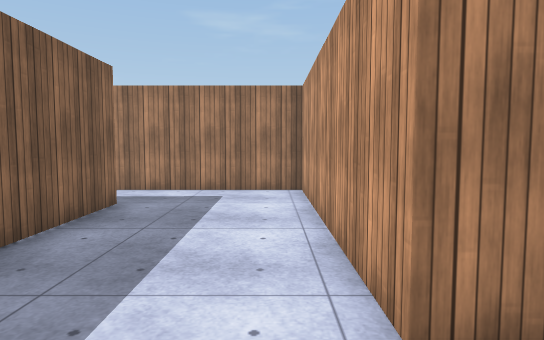
View 1 (above)

17 first-person views from a walk through a scene from a Unity 3-D project. The camera is 1.3 m above the floor, tilts 4° down and sees 75° across. The floor is counted in squares, 1 m on a side. Each view is taken from the middle of a square. On the plan, view 1 faces up. The plan holds only what a view shows up to about 15 squares ahead; the rest is blank. The place goes on beyond the plan. The player is left out. Surface patterns are stand-ins for the level's own textures.

View 2
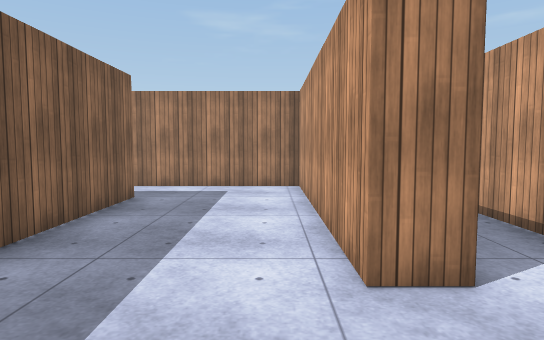

View 3
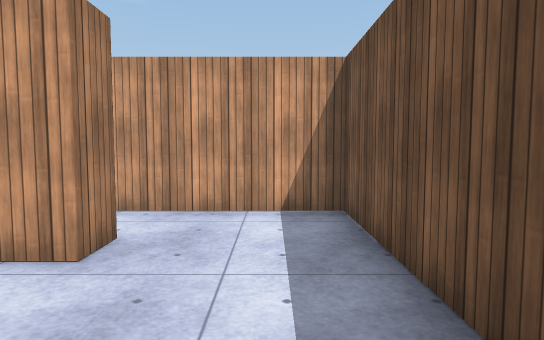

View 4
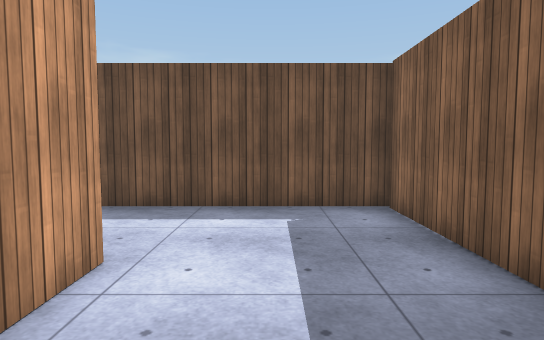

View 5
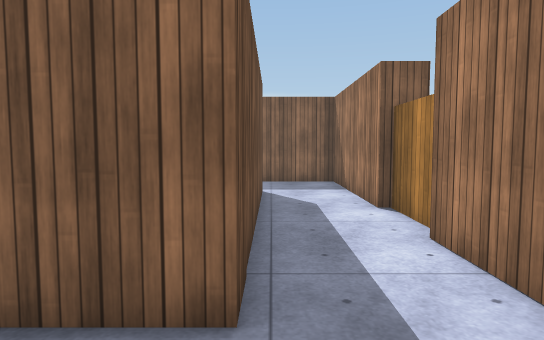

View 6
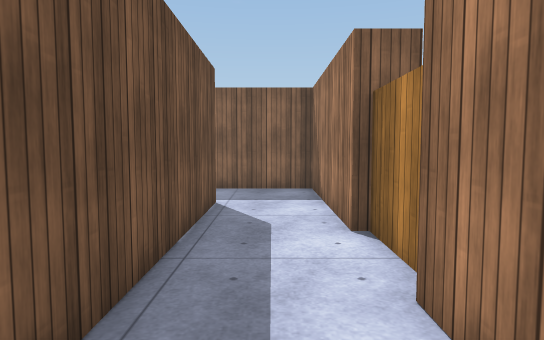

View 7
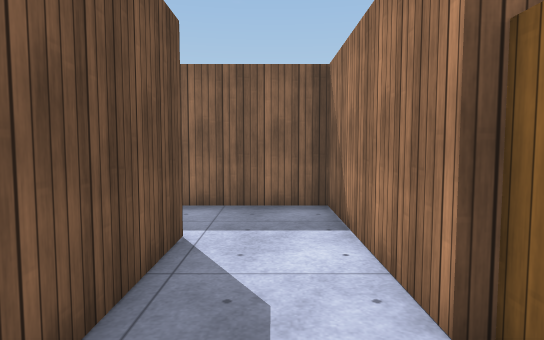

View 8
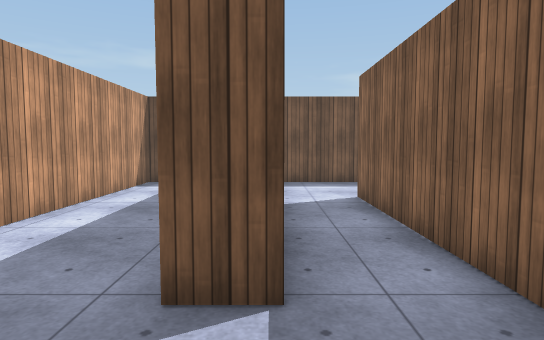

View 9
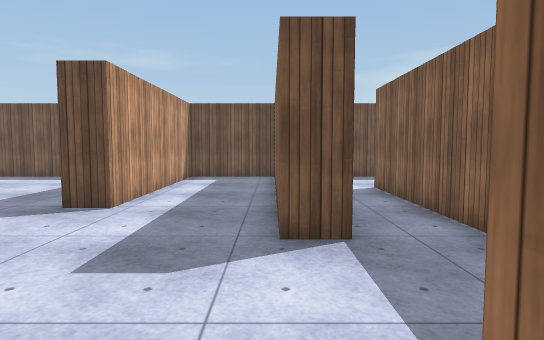

View 10
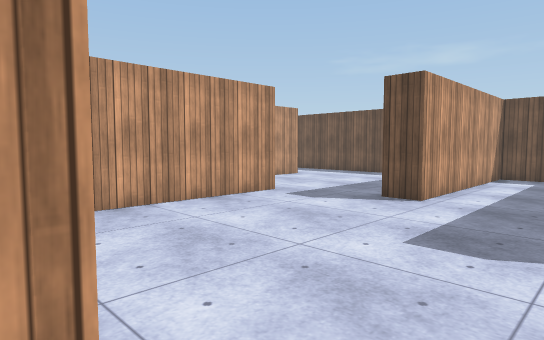

View 11
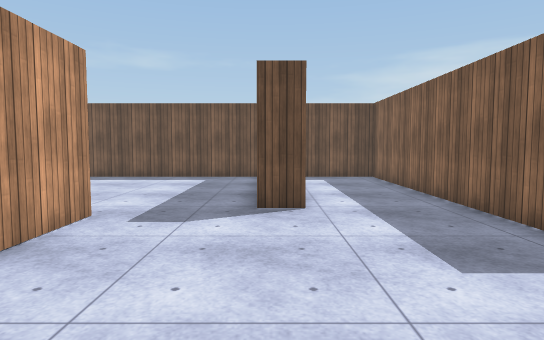

View 12
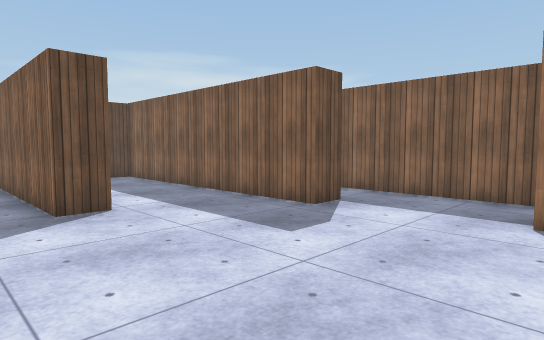

View 13
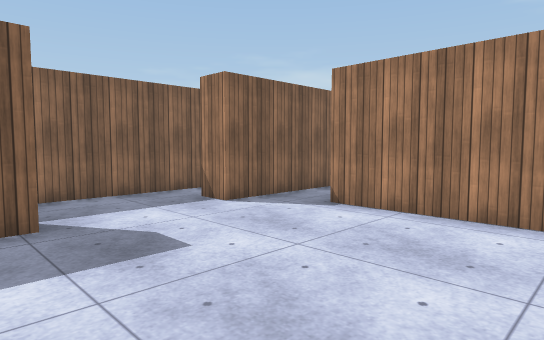

View 14
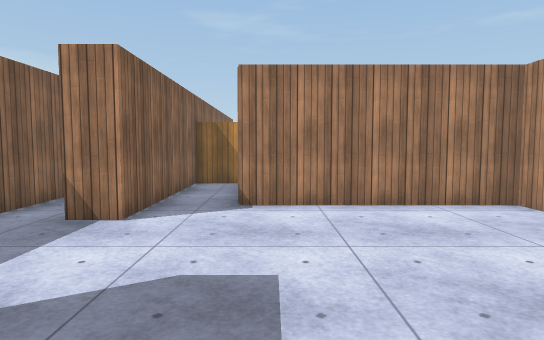

View 15
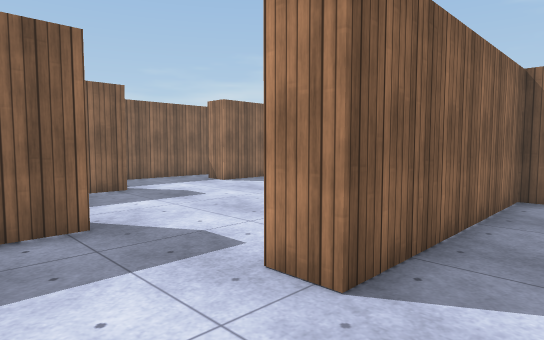

View 16
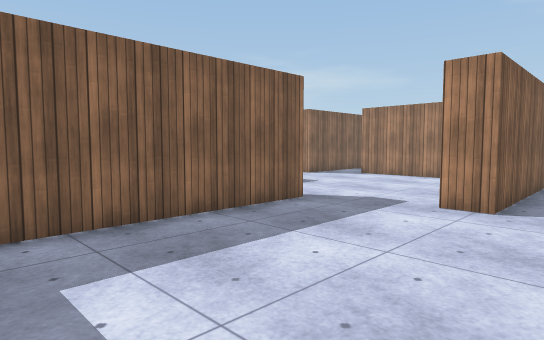

View 17
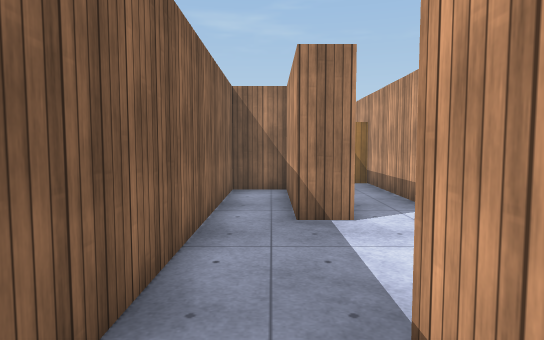

### Floor plan
Ten units are one square. View 1 is at (0, 0); x grows to the right and y downward. Boxes are objects, and circles mark ways between rooms. Rooms are numbered by the first view taken in them; rooms with no view inside come last. Other rooms are left out.
<svg viewBox="-140 -186 300 205">
<path fill="none" stroke="#000" d="M19 -22 9 -22 9 -102 -59 -102M-56 -77 -34 -77 -34 14 39 14 39 -25M-82 -102 -135 -102 -135 -85M-110 -77 -56 -77M-64 -105 -84 -105M123 -66 123 -136 63 -136 63 -181 44 -181 44 -121 34 -121 34 -160M39 -25 39 -82 49 -82 49 14 83 14 83 -58 93 -58M35 -163 19 -163 19 -22M93 -58 93 4M96 14 155 14M139 -136 133 -136 133 -66 123 -66"/>
<circle cx="-50" cy="-90" r="3" fill="#2a7"/>
<circle cx="30" cy="-30" r="3" fill="#2a7"/>
<circle cx="105" cy="-55" r="3" fill="#2a7"/>
<text x="-10" y="-30">1</text>
<text x="-90" y="-90">2</text>
<text x="70" y="-90">3</text>
<text x="130" y="-40">4</text>
</svg>
Room 1 opens to room 2. Room 1 opens to room 3. Room 3 opens to room 4.

Where each view was taken, in squares from view 1:
view 1: 0 up, 0 right, facing up
view 2: 1 down, 0 right, facing up
view 3: 0 up, 3 left, facing right
view 4: 6 up, 1 left, facing down
view 5: 8 up, 1 left, facing left
view 6: 9 up, 3 left, facing left
view 7: 9 up, 6 left, facing left
view 8: 11 up, 4 right, facing down
view 9: 13 up, 5 right, facing down
view 10: 14 up, 5 right, facing down-right
view 11: 13 up, 9 right, facing down
view 12: 13 up, 11 right, facing down-left
view 13: 7 up, 11 right, facing up-left
view 14: 6 up, 7 right, facing up
view 15: 4 up, 15 right, facing up-left
view 16: 1 down, 15 right, facing up-left
view 17: 6 up, 3 right, facing up
